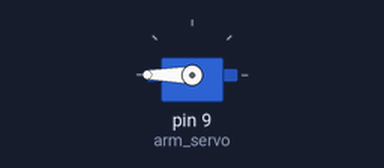
A sketch run on a simulated Arduino Uno, built with avr-gcc and run on an emulated ATmega328P. On the bench: servo.

Above: at 1.05 s.
At 3.65 s:
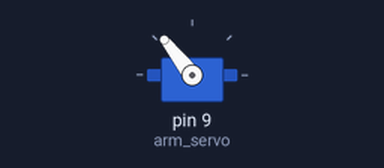
At 6.25 s:
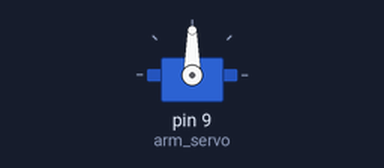
At 11.5 s:
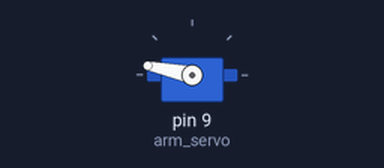
Timing chart, 0 to 15.4 s (numbered marks = the images above):
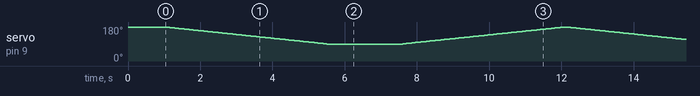

The sketch:

Arm_Raise.ino
```cpp
#include <Servo.h>

int arm_raised = LOW;

int servo_pos = 0;    // Servo Position

// servo for the arm
Servo arm_servo;

void setup() {
  // put your setup code here, to run once:
  // Sets the servo and makes sure that the arm is raised
  delay(1000); // Delay to make sure the servo goes to 0
  arm_raised = HIGH; // Sets arm flag
}

void loop() {
  // put your main code here, to run repeatedly:

  // tests the rasing and lowering of the arm so we know what position to set it at.
  arm_drop();
  delay(2000);
  arm_raise();


}

void arm_drop(){
  // Drops the arm - we'll need to find the right position value
  arm_servo.attach(9);
  for (servo_pos = 180; servo_pos >= 90; servo_pos -= 1) { // goes from 180 degrees to 0 degrees
    arm_servo.write(servo_pos);              // tell servo to go to position in variable 'pos'
    delay(50);                       // waits 15 ms for the servo to reach the position
  }
  arm_servo.detach();
  arm_raised = LOW;
}

void arm_raise(){
  // Raises the arm - we'll need to find the right position value
  arm_servo.attach(9);
  for (servo_pos = 90; servo_pos <= 180; servo_pos += 1) { // goes from 180 degrees to 0 degrees
    arm_servo.write(servo_pos);              // tell servo to go to position in variable 'pos'
    delay(50);                       // waits 15 ms for the servo to reach the position
  }
  arm_servo.detach();
  arm_raised = HIGH;
}
```
